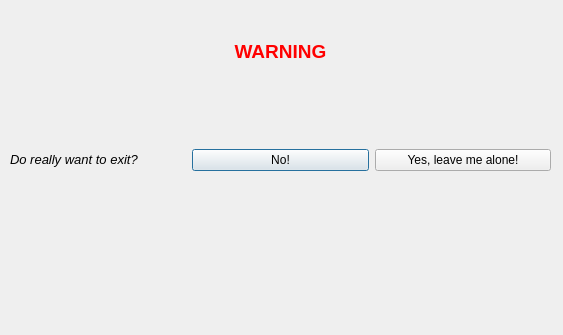
<?xml version="1.0" encoding="UTF-8"?>
<ui version="4.0">
 <class>Exit1</class>
 <widget class="QDialog" name="Exit1">
  <property name="geometry">
   <rect>
    <x>0</x>
    <y>0</y>
    <width>563</width>
    <height>335</height>
   </rect>
  </property>
  <property name="windowTitle">
   <string>Dialog</string>
  </property>
  <widget class="QWidget" name="">
   <property name="geometry">
    <rect>
     <x>10</x>
     <y>40</y>
     <width>541</width>
     <height>211</height>
    </rect>
   </property>
   <layout class="QVBoxLayout" name="verticalLayout">
    <item>
     <widget class="QLabel" name="label">
      <property name="text">
       <string>&lt;html&gt;&lt;head/&gt;&lt;body&gt;&lt;p align=&quot;center&quot;&gt;&lt;span style=&quot; font-size:14pt; font-weight:600; color:#ff0000;&quot;&gt;WARNING&lt;/span&gt;&lt;/p&gt;&lt;/body&gt;&lt;/html&gt;</string>
      </property>
     </widget>
    </item>
    <item>
     <spacer name="verticalSpacer">
      <property name="orientation">
       <enum>Qt::Vertical</enum>
      </property>
      <property name="sizeHint" stdset="0">
       <size>
        <width>20</width>
        <height>40</height>
       </size>
      </property>
     </spacer>
    </item>
    <item>
     <layout class="QHBoxLayout" name="horizontalLayout">
      <item>
       <widget class="QLabel" name="label_2">
        <property name="text">
         <string>&lt;html&gt;&lt;head/&gt;&lt;body&gt;&lt;p&gt;&lt;span style=&quot; font-size:10pt; font-style:italic;&quot;&gt;Do really want to exit?&lt;/span&gt;&lt;/p&gt;&lt;/body&gt;&lt;/html&gt;</string>
        </property>
       </widget>
      </item>
      <item>
       <widget class="QPushButton" name="pushButton">
        <property name="text">
         <string>No!</string>
        </property>
       </widget>
      </item>
      <item>
       <widget class="QPushButton" name="pushButton_2">
        <property name="text">
         <string>Yes, leave me alone!</string>
        </property>
       </widget>
      </item>
     </layout>
    </item>
    <item>
     <spacer name="verticalSpacer_2">
      <property name="orientation">
       <enum>Qt::Vertical</enum>
      </property>
      <property name="sizeHint" stdset="0">
       <size>
        <width>20</width>
        <height>40</height>
       </size>
      </property>
     </spacer>
    </item>
   </layout>
  </widget>
  <zorder>label</zorder>
  <zorder>label_2</zorder>
  <zorder>pushButton</zorder>
  <zorder>pushButton_2</zorder>
  <zorder>label</zorder>
 </widget>
 <resources/>
 <connections/>
</ui>
